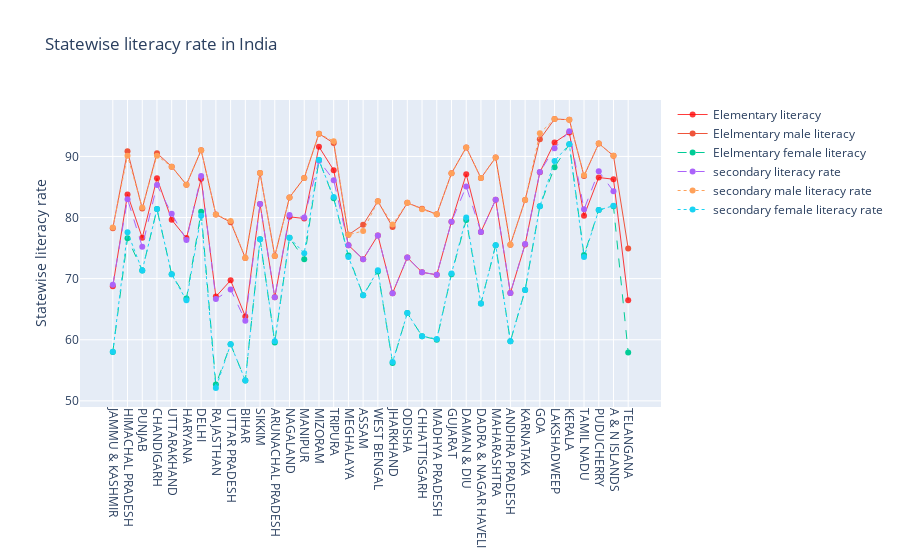

The notebook cell saved with this chart:
### Code cell
# Create and style traces
trace0 = go.Scatter(
    x = df_ele.STATNAME,
    y = df_ele.OVERALL_LI,
    mode = "lines+markers",
    name = 'Elementary literacy',
    line = dict(
        color = ('rgba(255,10,10, 0.8)'),
        width = 1)
)
trace1 = go.Scatter(
    x = df_ele.STATNAME,
    y = df_ele.MALE_LIT,
    mode = "lines+markers",
    name = 'Elelmentary male literacy',
    line = dict(
        width = 1)
)
trace2 = go.Scatter(
    x = df_ele.STATNAME,
    y = df_ele.FEMALE_LIT,
    mode = "lines+markers",
    name = 'Elelmentary female literacy',
    line = dict(
        width = 1,
        dash = 'dash') # dash options include 'dash', 'dot', and 'dashdot'
)

trace3 = go.Scatter(
    x = df_ele.STATNAME,
    y = df_sec.literacy_rate,
    mode = "lines+markers",
    name = 'secondary literacy rate',
    line = dict(
        width = 1,
        dash = 'dash')
)
trace4 = go.Scatter(
    x = df_ele.STATNAME,
    mode = "lines+markers",
    y = df_sec.male_literacy_rate,
    name = 'secondary male literacy rate',
    line = dict(
        width = 1,
        dash = 'dot')
)
trace5 = go.Scatter(
    x = df_ele.STATNAME,
    y = df_sec.female_literacy_rate,
    mode = "lines+markers",
    name = 'secondary female literacy rate',
    line = dict(
        width = 1,
        dash = 'dot')
)
data = [trace0, trace1, trace2, trace3, trace4, trace5]

# Edit the layout
layout = dict(title = 'Statewise literacy rate in India',
                      xaxis= dict(
                          ticklen= 5,
                          tickangle=90,
                          zeroline= False),

                      yaxis=dict(
                            title='Statewise literacy rate'
                        )
                     )

fig = dict(data=data, layout=layout)
iplot(fig)

### Figure 1 — Plotly figure (JSON) as saved in the notebook; plotly's stock layout.template omitted (floating-point values rounded to 4 significant figures)
{"data": [{"line": {"color": "rgba(255,10,10, 0.8)", "width": 1}, "mode": "lines+markers", "name": "Elementary literacy", "type": "scatter", "x": ["JAMMU & KASHMIR", "HIMACHAL PRADESH", "PUNJAB", "CHANDIGARH", "UTTARAKHAND", "HARYANA", "DELHI", "RAJASTHAN", "UTTAR PRADESH", "BIHAR", "SIKKIM", "ARUNACHAL PRADESH", "NAGALAND", "MANIPUR", "MIZORAM", "TRIPURA", "MEGHALAYA", "ASSAM", "WEST BENGAL", "JHARKHAND", "ODISHA", "CHHATTISGARH", "MADHYA PRADESH", "GUJARAT", "DAMAN & DIU", "DADRA & NAGAR HAVELI", "MAHARASHTRA", "ANDHRA PRADESH", "KARNATAKA", "GOA", "LAKSHADWEEP", "KERALA", "TAMIL NADU", "PUDUCHERRY", "A & N ISLANDS", "TELANGANA"], "y": [68.74, 83.78, 76.68, 86.43, 79.63, 76.64, 86.34, 67.06, 69.72, 63.82, 82.2, 66.95, 80.11, 79.85, 91.58, 87.75, 75.48, 73.18, 77.08, 67.63, 73.45, 71.04, 70.63, 79.31, 87.07, 77.65, 82.91, 67.66, 75.6, 87.4, 92.28, 93.91, 80.3, 86.55, 86.27, 66.46]}, {"line": {"width": 1}, "mode": "lines+markers", "name": "Elelmentary male literacy", "type": "scatter", "x": ["JAMMU & KASHMIR", "HIMACHAL PRADESH", "PUNJAB", "CHANDIGARH", "UTTARAKHAND", "HARYANA", "DELHI", "RAJASTHAN", "UTTAR PRADESH", "BIHAR", "SIKKIM", "ARUNACHAL PRADESH", "NAGALAND", "MANIPUR", "MIZORAM", "TRIPURA", "MEGHALAYA", "ASSAM", "WEST BENGAL", "JHARKHAND", "ODISHA", "CHHATTISGARH", "MADHYA PRADESH", "GUJARAT", "DAMAN & DIU", "DADRA & NAGAR HAVELI", "MAHARASHTRA", "ANDHRA PRADESH", "KARNATAKA", "GOA", "LAKSHADWEEP", "KERALA", "TAMIL NADU", "PUDUCHERRY", "A & N ISLANDS", "TELANGANA"], "y": [78.26, 90.83, 81.48, 90.54, 88.33, 85.38, 91.03, 80.51, 79.24, 73.39, 87.29, 73.69, 83.29, 86.49, 93.72, 92.18, 77.17, 78.81, 82.67, 78.45, 82.4, 81.45, 80.53, 87.23, 91.48, 86.46, 89.82, 75.56, 82.85, 92.81, 96.11, 96.02, 86.81, 92.12, 90.11, 74.95]}, {"line": {"dash": "dash", "width": 1}, "mode": "lines+markers", "name": "Elelmentary female literacy", "type": "scatter", "x": ["JAMMU & KASHMIR", "HIMACHAL PRADESH", "PUNJAB", "CHANDIGARH", "UTTARAKHAND", "HARYANA", "DELHI", "RAJASTHAN", "UTTAR PRADESH", "BIHAR", "SIKKIM", "ARUNACHAL PRADESH", "NAGALAND", "MANIPUR", "MIZORAM", "TRIPURA", "MEGHALAYA", "ASSAM", "WEST BENGAL", "JHARKHAND", "ODISHA", "CHHATTISGARH", "MADHYA PRADESH", "GUJARAT", "DAMAN & DIU", "DADRA & NAGAR HAVELI", "MAHARASHTRA", "ANDHRA PRADESH", "KARNATAKA", "GOA", "LAKSHADWEEP", "KERALA", "TAMIL NADU", "PUDUCHERRY", "A & N ISLANDS", "TELANGANA"], "y": [58.01, 76.6, 71.34, 81.38, 70.7, 66.77, 80.93, 52.66, 59.26, 53.33, 76.43, 59.57, 76.69, 73.17, 89.4, 83.15, 73.78, 67.27, 71.16, 56.21, 64.36, 60.59, 60.02, 70.73, 79.59, 65.93, 75.48, 59.74, 68.13, 81.84, 88.25, 91.98, 73.86, 81.22, 81.84, 57.92]}, {"line": {"dash": "dash", "width": 1}, "mode": "lines+markers", "name": "secondary literacy rate", "type": "scatter", "x": ["JAMMU & KASHMIR", "HIMACHAL PRADESH", "PUNJAB", "CHANDIGARH", "UTTARAKHAND", "HARYANA", "DELHI", "RAJASTHAN", "UTTAR PRADESH", "BIHAR", "SIKKIM", "ARUNACHAL PRADESH", "NAGALAND", "MANIPUR", "MIZORAM", "TRIPURA", "MEGHALAYA", "ASSAM", "WEST BENGAL", "JHARKHAND", "ODISHA", "CHHATTISGARH", "MADHYA PRADESH", "GUJARAT", "DAMAN & DIU", "DADRA & NAGAR HAVELI", "MAHARASHTRA", "ANDHRA PRADESH", "KARNATAKA", "GOA", "LAKSHADWEEP", "KERALA", "TAMIL NADU", "PUDUCHERRY", "A & N ISLANDS", "TELANGANA"], "y": [69, 83, 75.24, 85.31, 80.63, 76.32, 86.78, 66.66, 68.23, 63.12, 82.2, 66.95, 80.43, 79.99, 89.31, 86.12, 75.48, 73.18, 77.08, 67.63, 73.45, 71.04, 70.63, 79.31, 85.09, 77.65, 82.91, 67.66, 75.67, 87.45, 91.34, 94.13, 81.34, 87.58, 84.29, null]}, {"line": {"dash": "dot", "width": 1}, "mode": "lines+markers", "name": "secondary male literacy rate", "type": "scatter", "x": ["JAMMU & KASHMIR", "HIMACHAL PRADESH", "PUNJAB", "CHANDIGARH", "UTTARAKHAND", "HARYANA", "DELHI", "RAJASTHAN", "UTTAR PRADESH", "BIHAR", "SIKKIM", "ARUNACHAL PRADESH", "NAGALAND", "MANIPUR", "MIZORAM", "TRIPURA", "MEGHALAYA", "ASSAM", "WEST BENGAL", "JHARKHAND", "ODISHA", "CHHATTISGARH", "MADHYA PRADESH", "GUJARAT", "DAMAN & DIU", "DADRA & NAGAR HAVELI", "MAHARASHTRA", "ANDHRA PRADESH", "KARNATAKA", "GOA", "LAKSHADWEEP", "KERALA", "TAMIL NADU", "PUDUCHERRY", "A & N ISLANDS", "TELANGANA"], "y": [78.36, 90.13, 81.64, 90.12, 88.33, 85.38, 91.03, 80.51, 79.45, 73.39, 87.29, 73.69, 83.29, 86.49, 93.72, 92.48, 77.17, 77.81, 82.67, 78.85, 82.4, 81.35, 80.53, 87.23, 91.48, 86.46, 89.82, 75.56, 82.85, 93.81, 96.11, 96.02, 86.91, 92.12, 90.13, null]}, {"line": {"dash": "dot", "width": 1}, "mode": "lines+markers", "name": "secondary female literacy rate", "type": "scatter", "x": ["JAMMU & KASHMIR", "HIMACHAL PRADESH", "PUNJAB", "CHANDIGARH", "UTTARAKHAND", "HARYANA", "DELHI", "RAJASTHAN", "UTTAR PRADESH", "BIHAR", "SIKKIM", "ARUNACHAL PRADESH", "NAGALAND", "MANIPUR", "MIZORAM", "TRIPURA", "MEGHALAYA", "ASSAM", "WEST BENGAL", "JHARKHAND", "ODISHA", "CHHATTISGARH", "MADHYA PRADESH", "GUJARAT", "DAMAN & DIU", "DADRA & NAGAR HAVELI", "MAHARASHTRA", "ANDHRA PRADESH", "KARNATAKA", "GOA", "LAKSHADWEEP", "KERALA", "TAMIL NADU", "PUDUCHERRY", "A & N ISLANDS", "TELANGANA"], "y": [58.03, 77.6, 71.34, 81.38, 70.7, 66.45, 80.31, 52.12, 59.26, 53.33, 76.43, 59.77, 76.69, 74.17, 89.4, 83.35, 73.56, 67.27, 71.36, 56.34, 64.36, 60.59, 60.12, 70.83, 79.99, 65.93, 75.48, 59.74, 68.13, 81.84, 89.25, 91.98, 73.56, 81.22, 81.94, null]}], "layout": {"title": {"text": "Statewise literacy rate in India"}, "xaxis": {"tickangle": 90, "ticklen": 5, "zeroline": false}, "yaxis": {"title": {"text": "Statewise literacy rate"}}}}
